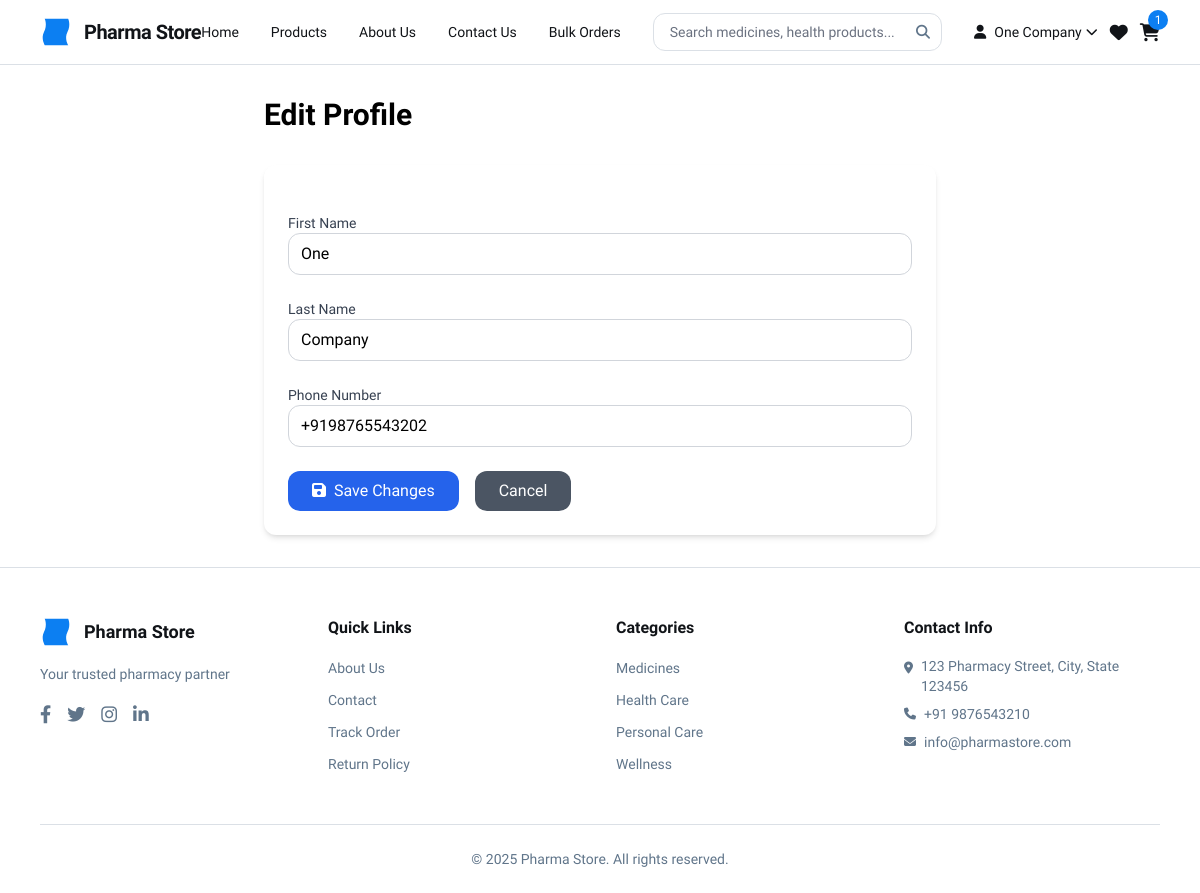
Page /accounts/profile/edit/ (signed in) on the committed database.
### apps/accounts/models.py (models this page shows, shortened)
class CustomUser(AbstractUser):
    USER_TYPE_CHOICES = [
        ('PATIENT', 'Patient'),
        ('PHARMACY', 'Pharmacy'),
        ('ADMIN', 'Admin'),
    ]
    username = None  # Remove username field
    email = models.EmailField(_('email address'), unique=True)
    user_type = models.CharField(max_length=10, choices=USER_TYPE_CHOICES, default='PATIENT')
    phone_number = models.CharField(
        max_length=15,
        blank=True,
        validators=[RegexValidator(regex=r'^\+?1?\d{9,15}$', message="Phone number must be entered in the format: '+999999999'. Up to 15 digits allowed.")]
    )
    is_verified = models.BooleanField(default=False)
    verification_token = models.CharField(max_length=100, blank=True)
    USERNAME_FIELD = 'email'
    REQUIRED_FIELDS = []
    objects = CustomUserManager()
    class Meta:
        verbose_name = _('User')
        verbose_name_plural = _('Users')
    def get_full_name(self):
        full_name = f'{self.first_name} {self.last_name}'
        return full_name.strip()

### apps/cart/models.py (models this page shows, shortened)
class Cart(TimeStampedModel):
    user = models.OneToOneField(
        User,
        on_delete=models.CASCADE,
        null=True,
        blank=True,
        related_name='cart'
    )
    session_key = models.CharField(max_length=40, null=True, blank=True)
    class Meta:
        verbose_name = "Cart"
        verbose_name_plural = "Carts"
    @property
    def total_items(self):
        return sum(item.quantity for item in self.items.all())

class CartItem(TimeStampedModel):
    cart = models.ForeignKey(Cart, on_delete=models.CASCADE, related_name='items')
    product = models.ForeignKey(Product, on_delete=models.CASCADE)
    quantity = models.PositiveIntegerField(default=1)
    price = models.DecimalField(max_digits=10, decimal_places=2)  # Price at time of adding
    class Meta:
        verbose_name = "Cart Item"
        verbose_name_plural = "Cart Items"
        unique_together = ['cart', 'product']

### apps/accounts/views.py (the view, shortened to what this page needs)
# urls.py: path('profile/edit/', views.ProfileUpdateView.as_view(), name='profile_edit'),
class ProfileUpdateView(LoginRequiredMixin, UpdateView):
    model = CustomUser
    form_class = ProfileUpdateForm
    template_name = 'accounts/profile_edit.html'
    success_url = reverse_lazy('accounts:profile')
    login_url = '/accounts/login/'
    def get_object(self):
        return self.request.user

### apps/accounts/forms.py
class ProfileUpdateForm(forms.ModelForm):
    class Meta:
        model = CustomUser
        fields = ['first_name', 'last_name', 'phone_number']
        widgets = {
            'first_name': forms.TextInput(attrs={
                'class': 'w-full px-3 py-2 border border-gray-300 rounded-lg focus:outline-none focus:border-blue-500'
            }),
            'last_name': forms.TextInput(attrs={
                'class': 'w-full px-3 py-2 border border-gray-300 rounded-lg focus:outline-none focus:border-blue-500'
            }),
            'phone_number': forms.TextInput(attrs={
                'class': 'w-full px-3 py-2 border border-gray-300 rounded-lg focus:outline-none focus:border-blue-500'
            }),
        }

### apps/core/context_processors.py (called while the page is built)
def site_settings(request):
    settings_dict = {}
    try:
        settings = SiteConfiguration.objects.filter(is_active=True)
        for setting in settings:
            settings_dict[setting.key] = setting.value
    except:
        pass
    return {
        'site_settings': settings_dict,
        'site_name': settings_dict.get('site_name', 'Pharma Store'),
        'site_tagline': settings_dict.get('site_tagline', 'Your trusted pharmacy partner'),
        'contact_email': settings_dict.get('contact_email', 'info@pharmastore.com'),
        'contact_phone': settings_dict.get('contact_phone', '+91 9876543210'),
    }

def navigation_context(request):
    from apps.products.models import Category
    try:
        categories = Category.objects.filter(is_active=True, parent=None)[:6]
    except:
        categories = []
    navigation = {
        'main_menu': [
            {'name': 'Home', 'url': '/', 'active': request.resolver_match.url_name == 'home'},
            {'name': 'Products', 'url': '/products/', 'active': 'products' in request.path},
            {'name': 'About', 'url': '/about/', 'active': request.resolver_match.url_name == 'about'},
            {'name': 'Contact', 'url': '/contact/', 'active': request.resolver_match.url_name == 'contact'},
        ],
        'categories': categories
    }
    return {'navigation': navigation}

### templates/accounts/profile_edit.html (shortened to what this page needs)
{% extends 'base.html' %}
{% load widget_tweaks %}
{% block content %}
<div class="container mx-auto px-4 py-8">
    <div class="max-w-2xl mx-auto">
        <h1 class="text-3xl font-bold mb-8">Edit Profile</h1>
        <div class="bg-white rounded-lg shadow-md p-6">
            <form method="post" class="space-y-6">
                <div>
                    <label for="{{ form.first_name.id_for_label }}" class="block text-sm font-medium text-gray-700">
                        First Name
                    </label>
                    {{ form.first_name }}
                </div>
                <div>
                    <label for="{{ form.last_name.id_for_label }}" class="block text-sm font-medium text-gray-700">
                        Last Name
                    </label>
                    {{ form.last_name }}
                </div>
                <div>
                    <label for="{{ form.phone_number.id_for_label }}" class="block text-sm font-medium text-gray-700">
                        Phone Number
                    </label>
                    {{ form.phone_number }}
                </div>
                <div class="flex space-x-4">
                    <button type="submit" class="bg-blue-600 text-white px-6 py-2 rounded-lg hover:bg-blue-700">
                        <i class="fas fa-save mr-2"></i>Save Changes
                    </button>
                    <a href="{% url 'accounts:profile' %}" class="bg-gray-600 text-white px-6 py-2 rounded-lg hover:bg-gray-700">
                        Cancel
                    </a>
                </div>
            </form>
        </div>
    </div>
</div>
{% endblock %}

### templates/partials/header.html (shortened to what this page needs)
<header class="bg-white border-b border-border-light sticky top-0 z-50">
    <div class="mx-auto px-6 lg:px-10">
        <div class="flex items-center justify-between h-16">
            <div class="flex items-center gap-3">
                <div class="w-8 h-8 text-primary-500">
                    <svg viewBox="0 0 48 48" fill="none" xmlns="http://www.w3.org/2000/svg">
                        <path
                            d="M42.4379 44C42.4379 44 36.0744 33.9038 41.1692 24C46.8624 12.9336 42.2078 4 42.2078 4L7.01134 4C7.01134 4 11.6577 12.932 5.96912 23.9969C0.876273 33.9029 7.27094 44 7.27094 44L42.4379 44Z"
                            fill="currentColor"
                        ></path>
                    </svg>
                </div>
                <a href="{% url 'core:home' %}">
                    <h2 class="text-text-primary text-xl font-bold leading-tight tracking-tight">{{ site_name }}</h2>
                </a>
            </div>
            <div class="hidden lg:flex items-center gap-8">
                <a class="text-text-primary text-sm font-medium hover:text-primary-500 transition-colors" href="{% url 'core:home' %}">Home</a>
                <a class="text-text-primary text-sm font-medium hover:text-primary-500 transition-colors" href="{% url 'products:catalog' %}">Products</a>
                <a class="text-text-primary text-sm font-medium hover:text-primary-500 transition-colors" href="{% url 'core:about' %}">About Us</a>
                <a class="text-text-primary text-sm font-medium hover:text-primary-500 transition-colors" href="{% url 'core:contact' %}">Contact Us</a>
                {% if user.is_authenticated and user.user_type == 'PHARMACY' %}
                <a class="text-text-primary text-sm font-medium hover:text-primary-500 transition-colors" href="#">Bulk Orders</a>
                {% endif %}
            </div>
            <div class="hidden md:flex flex-1 max-w-md mx-8">
                <div class="relative w-full">
                    <form method="get" action="{% url 'products:search' %}">
                        <input type="text"
                               name="q"
                               placeholder="Search medicines, health products..."
                               class="w-full px-4 py-2 border border-border-light rounded-lg focus:outline-none focus:ring-2 focus:ring-primary-500 focus:border-transparent text-sm">
                        <button type="submit" class="absolute right-3 top-1/2 transform -translate-y-1/2 text-text-secondary hover:text-primary-500 transition-colors">
                            <i class="fas fa-search text-sm"></i>
                        </button>
                    </form>
                </div>
            </div>
            <div class="flex items-center gap-3">
                {% if user.is_authenticated %}
                    <div class="relative group">
                        <button class="flex items-center text-text-primary hover:text-primary-500 focus:outline-none text-sm font-medium">
                            <i class="fas fa-user mr-2"></i>
                            <span class="hidden sm:inline">{{ user.get_full_name|default:user.email|truncatechars:15 }}</span>
                            <i class="fas fa-chevron-down ml-1 text-xs"></i>
                        </button>
                    </div>
                    <a href="{% url 'cart:wishlist' %}" class="text-text-primary hover:text-primary-500 transition-colors">
                        <i class="fas fa-heart text-lg"></i>
                    </a>
                    <a href="{% url 'cart:cart' %}" class="relative text-text-primary hover:text-primary-500 transition-colors">
                        <i class="fas fa-shopping-cart text-lg"></i>
                        <span class="absolute -top-2 -right-2 bg-primary-500 text-white text-xs rounded-full h-5 w-5 flex items-center justify-center">
                            {{ user.cart.total_items|default:0 }}
                        </span>
                    </a>
                {% endif %}
            </div>
        </div>
    </div>
</header>

### static/css/custom.css (style rules this page uses)
html { scroll-behavior: smooth; }

### rows in the picture
CustomUser: get_full_name "One Company", cart.total_items "1", first_name "One", last_name "Company", phone_number "+9198765543202"

### other values in the picture
{{ site_name }} "Pharma Store"
{{ site_tagline }} "Your trusted pharmacy partner"
{{ contact_phone }} "+91 9876543210"
{{ contact_email }} "info@pharmastore.com"
